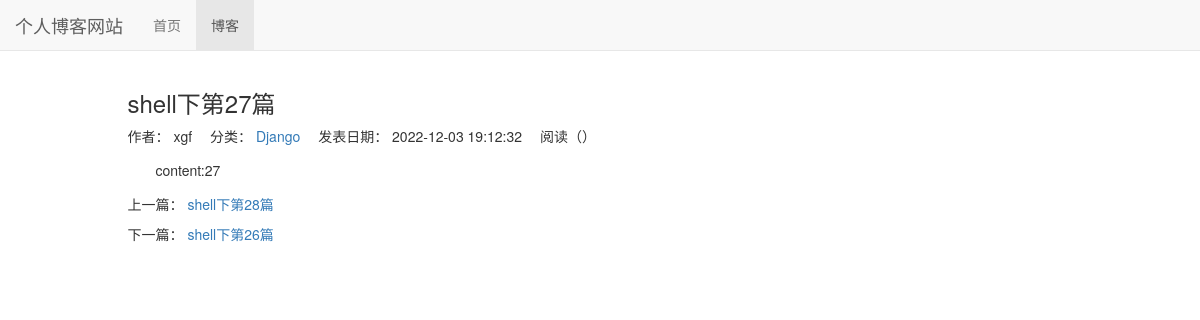
Screenshot of /blog/32 with the database file from the repository.
### blog/models.py (models this page shows, shortened)
class Blog(models.Model, ReadNumExpandMethod):
    title = models.CharField(max_length=50)
    blog_type = models.ForeignKey(BlogType, on_delete=models.DO_NOTHING)
    content = RichTextUploadingField()
    author = models.ForeignKey(User, on_delete=models.DO_NOTHING)
    created_time = models.DateTimeField(auto_now_add=True)
    last_updated_time = models.DateTimeField(auto_now=True)
    """def get_read_num(self):
        try:
            return self.readnum.read_num
        except exceptions.ObjectDoesNotExist:
            return 0"""
    class Meta:
        ordering = ['-created_time']

class BlogType(models.Model):
    type_name = models.CharField(max_length=15)
    def __str__(self):
        return self.type_name

### blog/views.py (the view)
# urls.py: path('<int:blog_pk>', views.blog_detail, name='blog_detail'),
def blog_detail(request, blog_pk):
    blog = get_object_or_404(Blog, pk=blog_pk)
    read_cookie_key = read_statistics_once_read(request, blog)
    context = {}
    context['previous_blog'] = Blog.objects.filter(created_time__gt=blog.created_time).last()
    context['next_blog'] = Blog.objects.filter(created_time__lt=blog.created_time).first()
    context['blog'] = blog
    response = render_to_response('blog/blog_detail.html', context)
    response.set_cookie(read_cookie_key, 'true')
    return response

### read_statistics/utils.py (called while the page is built)
def read_statistics_once_read(request, obj):
    ct = ContentType.objects.get_for_model(obj)
    key = "%s_%s_read" % (ct.model, obj.pk)
    if not request.COOKIES.get(key):
        if ReadNum.objects.filter(content_type=ct, object_id=obj.pk).count():
            readnum = ReadNum.objects.get(content_type=ct, object_id=obj.pk)
        else:
            readnum = ReadNum(content_type=ct, object_id=obj.pk)
        readnum.read_num += 1
        readnum.save()
    return key

### blog/templates/blog/blog_detail.html (shortened to what this page needs)
{% extends 'base.html' %}
{% block nav_blog_active %}active{%endblock%}
{% load staticfiles %}
{% block header_extends %}
    <link rel="stylesheet" href="{% static 'blog/blog.css' %}">
{% endblock %}
{% block content %}
<div class="container">
    <div class="row">
        <div class="col-xs-10 col-xs-offset-1">
            <h3> {{ blog.title }}</h3>
            <ul class="blog-info-description">
                <li>作者： {{ blog.author}}</li>
                <li>分类：
                <a href="{% url 'blogs_with_type' blog.blog_type.pk %}">{{ blog.blog_type }}</a>
                </li>
                <li>发表日期： {{ blog.created_time|date:"Y-m-d H:n:s"}}</li>
                <li>阅读（{{ blog.get_read_num }}）</li>
            </ul>
            <div class="blog-content">{{ blog.content|safe }}</div>
            <dig class="blog-more">
                <p>上一篇：
                    {% if previous_blog%}
                        <a href="{% url 'blog_detail' previous_blog.pk %}">{{ previous_blog.title }}</a>
                    {% else %}
                        没有了
                    {% endif%}
                </p>
                <p>下一篇：
                    {% if next_blog %}
                        <a href="{% url 'blog_detail' next_blog.pk %}">{{ next_blog.title }}</a>
                    {% else %}
                        没有了
                    {% endif%}
                </p>
            </dig>
        </div>
    </div>
</div>
{% endblock %}

### static/base.css (style rules this page uses)
* { margin: 0; padding: 0; }
body { margin-top: 70px!important; }

### blog/static/blog/blog.css (style rules this page uses)
ul.blog-info-description { list-style-type: none; margin-bottom: 1em; }
ul.blog-info-description li { display: inline-block; margin-right: 1em; }
div.blog-content { text-indent: 2em; margin-bottom: 1em; }

### rows the page displays
Blog: title "shell下第27篇", author "xgf", blog_type "Django", created_time "2022-12-03 19:12:32", content "content:27"
Blog: title "shell下第28篇"
Blog: title "shell下第26篇"
